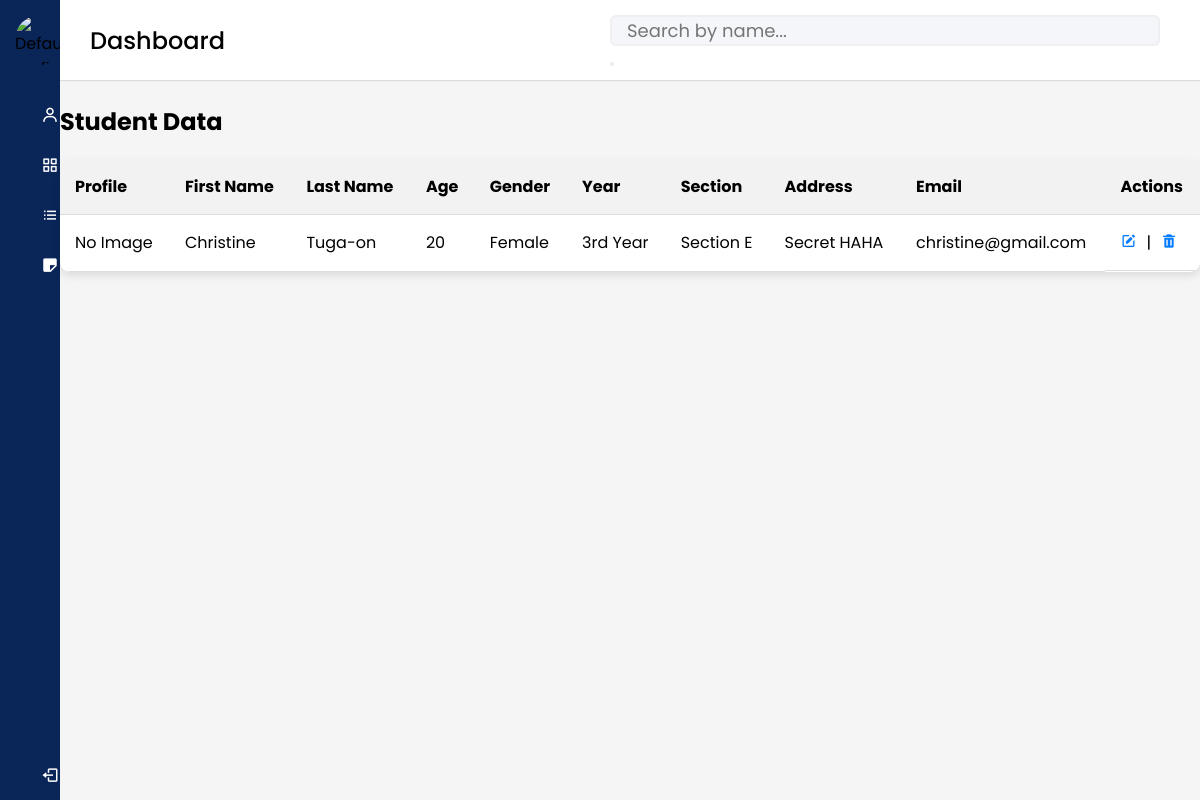
/procurer/managestudent.php (signed in), run on the app's committed database.
### tables this page shows
CREATE TABLE `students` (
  `id` int(50) NOT NULL,
  `admin_id` int(11) NOT NULL,
  `email` varchar(50) NOT NULL,
  `password` varchar(50) NOT NULL,
  `firstname` varchar(50) NOT NULL,
  `last_name` varchar(50) NOT NULL,
  `age` varchar(50) NOT NULL,
  `gender` varchar(50) NOT NULL,
  `student_year` varchar(50) NOT NULL,
  `section_of_student` varchar(50) NOT NULL,
  `address` varchar(50) NOT NULL,
  `type_of_user` varchar(50) NOT NULL,
  `profile_picture` varchar(50) NOT NULL
);

### procurer/managestudent.php (the view, shortened to what this page needs)
<?php
$host = '127.0.0.1';
$db = 'tugaon_db';
$user = 'root';
$pass = '';
$conn = new mysqli($host, $user, $pass, $db);
$adminSql = "SELECT profile_picture FROM admin WHERE id = 1";
$adminResult = $conn->query($adminSql);
$admin = $adminResult->fetch_assoc();
$search = '';
$sql = "SELECT id, firstname, last_name, age, gender, student_year, section_of_student, address, email, profile_picture FROM students WHERE firstname LIKE ? OR last_name LIKE ?";
$stmt = $conn->prepare($sql);
$searchTerm = "%$search%";
$stmt->bind_param('ss', $searchTerm, $searchTerm);
$stmt->execute();
$result = $stmt->get_result();
?>
<!DOCTYPE html>
<html lang="en" dir="ltr">
<head>
    <link href='https://unpkg.com/boxicons@2.0.7/css/boxicons.min.css' rel='stylesheet'>
    <link rel="stylesheet" href="assets/css/admin.css">
    <link rel="stylesheet" href="assets/css/table.css">
</head>
<body>
    <div class="sidebar">
        <div class="logo-details">
            <?php
            $profile_picture_path = htmlspecialchars($admin['profile_picture']);
            if (!empty($profile_picture_path) && file_exists($profile_picture_path)) {
                echo "<img src='$profile_picture_path' alt='Profile Picture' class='logo-image' style='height: 50px; width: 50px; border-radius: 50%;'>";
            } else {
                echo "<img src='assets/img/default-profile.png' alt='Default Profile' class='logo-image' style='height: 50px; width: 50px; border-radius: 50%;'>";
            }
            ?>
        </div>
        <ul class="nav-links">
            <li>
                <a href="admin_profile.php">
                    <i class='bx bx-user'></i>
                </a>
            </li>
            <li>
                <a href="admin.php">
                    <i class='bx bx-grid-alt'></i>
                </a>
            </li>
            <li>
                <a href="managestudent.php" class="active">
                    <i class='bx bx-list-ul'></i>
                </a>
            </li>
            <li>
                <a href="post.php">
                    <i class='bx bxs-note'></i>
                </a>
            </li>
            <li class="log_out">
                <a href="../logout.php">
                    <i class='bx bx-log-out'></i>
                </a>
            </li>
        </ul>
    </div>
    <section class="home-section">
        <nav>
            <div class="sidebar-button">
                <span class="dashboard">Dashboard</span>
            </div>
            <div class="search-box">
                <form method="POST">
                    <input type="text" name="search" placeholder="Search by name..." value="<?php echo htmlspecialchars($search); ?>">
                    <button type="submit"><i class='#'></i></button>
                </form>
            </div>
        </nav>
        <div class="home-content">
            <h2>Student Data</h2>
            <div class="table-container">
                <table>
                    <thead>
                        <tr>
                            <th>Profile</th>
                            <th>First Name</th>
                            <th>Last Name</th>
                            <th>Age</th>
                            <th>Gender</th>
                            <th>Year</th>
                            <th>Section</th>
                            <th>Address</th>
                            <th>Email</th>
                            <th>Actions</th>
                        </tr>
                    </thead>
                    <tbody>
                        <?php
                        if ($result->num_rows > 0) {
                            while ($row = $result->fetch_assoc()) {
                                echo "<tr>";
                                $profile_picture_path = htmlspecialchars($row['profile_picture']);
                                if (!empty($profile_picture_path) && file_exists($profile_picture_path)) {
                                    echo "<td><img src='$profile_picture_path' alt='Profile Picture' style='height: 50px;'></td>";
                                } else {
                                    echo "<td>No Image</td>";
                                }
                                echo "<td>" . htmlspecialchars($row['firstname']) . "</td>";
                                echo "<td>" . htmlspecialchars($row['last_name']) . "</td>";
                                echo "<td>" . htmlspecialchars($row['age']) . "</td>";
                                echo "<td>" . htmlspecialchars($row['gender']) . "</td>";
                                echo "<td>" . htmlspecialchars($row['student_year']) . "</td>";
                                echo "<td>" . htmlspecialchars($row['section_of_student']) . "</td>";
                                echo "<td>" . htmlspecialchars($row['address']) . "</td>";
                                echo "<td>" . htmlspecialchars($row['email']) . "</td>";
                                echo "<td class='action-icons'>
                                            <a href='edit.php?id=" . $row['id'] . "'><i class='bx bxs-edit'></i></a> |
                                            <a href='?delete=" . $row['id'] . "' onclick='return confirm(\"Are you sure you want to delete this student?\");'><i class='bx bxs-trash'></i></a>
                                        </td>";
                                echo "</tr>";
                            }
                        } else {
                            echo "<tr><td colspan='10'>No student data found.</td></tr>";
                        }
                        ?>
                    </tbody>
                </table>
            </div>
        </div>
    </section>
</body>
</html>

### procurer/assets/css/admin.css (style rules this page uses)
* { margin: 0; padding: 0; box-sizing: border-box; font-family: 'Poppins', sans-serif; }
body { opacity: 0; animation: fadeIn 1.2s ease-in-out forwards; }
.sidebar { position: fixed; height: 100%; width: 240px; background: #0A2558; transition: width 0.6s ease-in-out, background 0.6s ease-in-out; overflow: hidden; opacity: 0; animation: slideIn 0.6s ease-in-out forwards; }
.sidebar .logo-details { height: 80px; display: flex; align-items: center; padding: 0 15px; transition: background 0.4s ease-in-out; }
.sidebar .nav-links { margin-top: 10px; }
.sidebar .nav-links li { position: relative; list-style: none; height: 50px; transition: background 0.4s ease-in-out; }
.sidebar .nav-links li a { height: 100%; width: 100%; display: flex; align-items: center; text-decoration: none; padding: 0 20px; transition: background 0.5s ease-in-out, transform 0.4s ease-in-out; }
.sidebar .nav-links li i { min-width: 60px; text-align: center; font-size: 18px; color: #fff; }
.sidebar .nav-links .log_out { position: absolute; bottom: 0; }
.home-section { position: relative; background: #f5f5f5; min-height: 100vh; width: calc(100% - 240px); left: 240px; transition: width 0.6s ease-in-out, left 0.6s ease-in-out; opacity: 0; animation: fadeIn 0.8s ease-in-out forwards; }
.home-section nav { display: flex; justify-content: space-between; height: 80px; background: #fff; align-items: center; position: fixed; width: calc(100% - 240px); left: 240px; z-index: 100; padding: 0 20px; box-shadow: 0 1px 1px rgba(0, 0, 0, 0.1); transition: left 0.6s ease-in-out, width 0.6s ease-in-out, box-shadow 0.4s ease-in-out; opacity: 0; animation: fadeIn 0.9s ease-in-out forwards; }
.home-section nav .sidebar-button { display: flex; align-items: center; font-size: 24px; font-weight: 500; }
.home-section nav .search-box { position: relative; height: 50px; max-width: 550px; width: 100%; margin: 0 20px; }
nav .search-box input { height: 100%; width: 100%; outline: none; background: #F5F6FA; border: 2px solid #EFEEF1; border-radius: 6px; font-size: 18px; padding: 0 15px; transition: border-color 0.4s ease-in-out; }
.home-section .home-content { position: relative; padding-top: 104px; }
@media (max-width: 1240px) { .sidebar { width: 60px; } }
@media (max-width: 1240px) { .home-section { width: calc(100% - 60px); left: 60px; } }
@media (max-width: 1240px) { .home-section nav { width: calc(100% - 60px); left: 60px; } }
.logo-image { height: 50px; width: auto; right: 15%; margin-right: 20px; }

### procurer/assets/css/table.css (style rules this page uses)
body { font-family: Arial, sans-serif; background-color: #f4f4f4; margin: 0; padding: 0; opacity: 0; animation: fadeIn 0.8s ease forwards; }
.table-container { background: #fff; border-radius: 10px; overflow: hidden; margin: 20px 0; box-shadow: 0 4px 8px rgba(0, 0, 0, 0.1); transition: transform 0.3s ease, box-shadow 0.3s ease; opacity: 0; animation: slideIn 0.5s ease forwards; }
table { width: 100%; border-collapse: collapse; }
th, td { padding: 15px; text-align: left; border-bottom: 1px solid #ddd; transition: background-color 0.3s ease; }
th { background-color: #f2f2f2; }
tr { opacity: 0; animation: fadeInRow 0.5s ease forwards; }
tr:nth-child(1) { animation-delay: 0.1s; }
.action-icons { display: flex; gap: 10px; }
.action-icons a { color: #007bff; text-decoration: none; transition: color 0.3s ease; }

### data on the page
students: shows "No Image", firstname "Christine", last_name "Tuga-on", age "20", gender "Female", student_year "3rd Year", section_of_student "Section E", address "Secret HAHA", email "christine@gmail.com"
